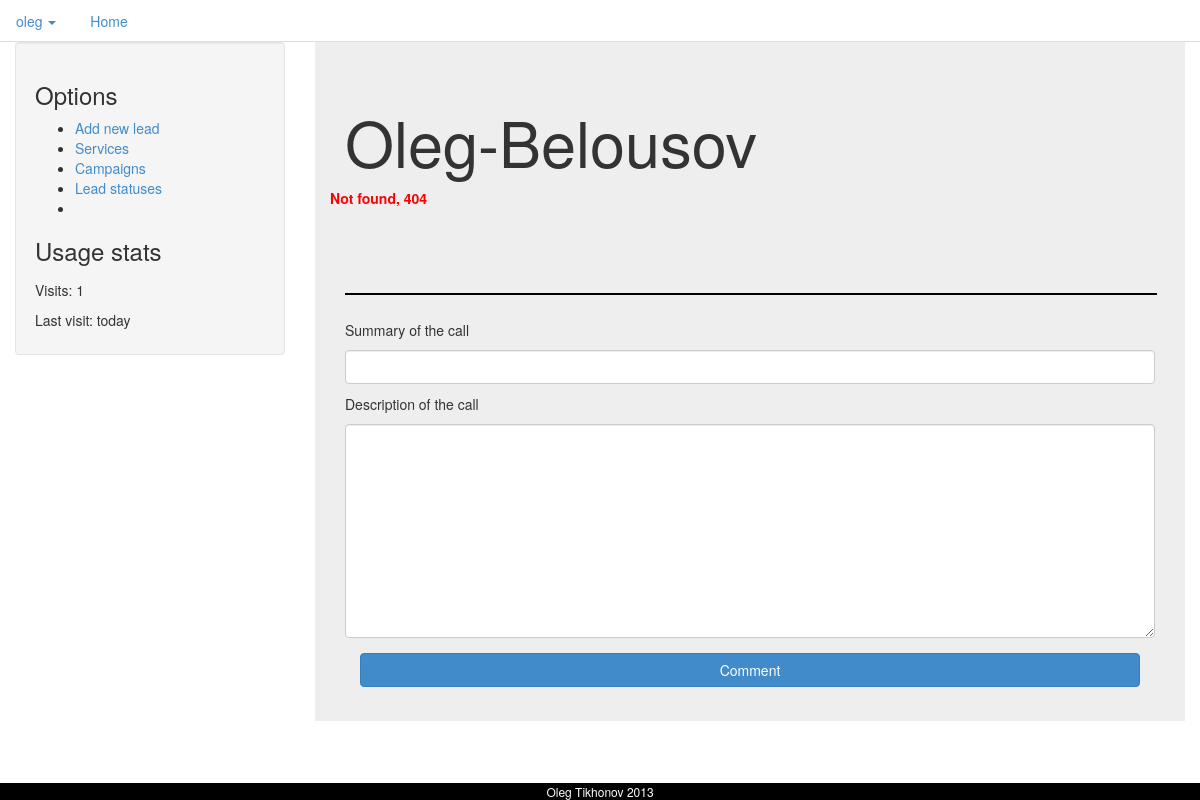
Before: /leads/lead-page/Oleg-Belousov (signed in) with the older database file.
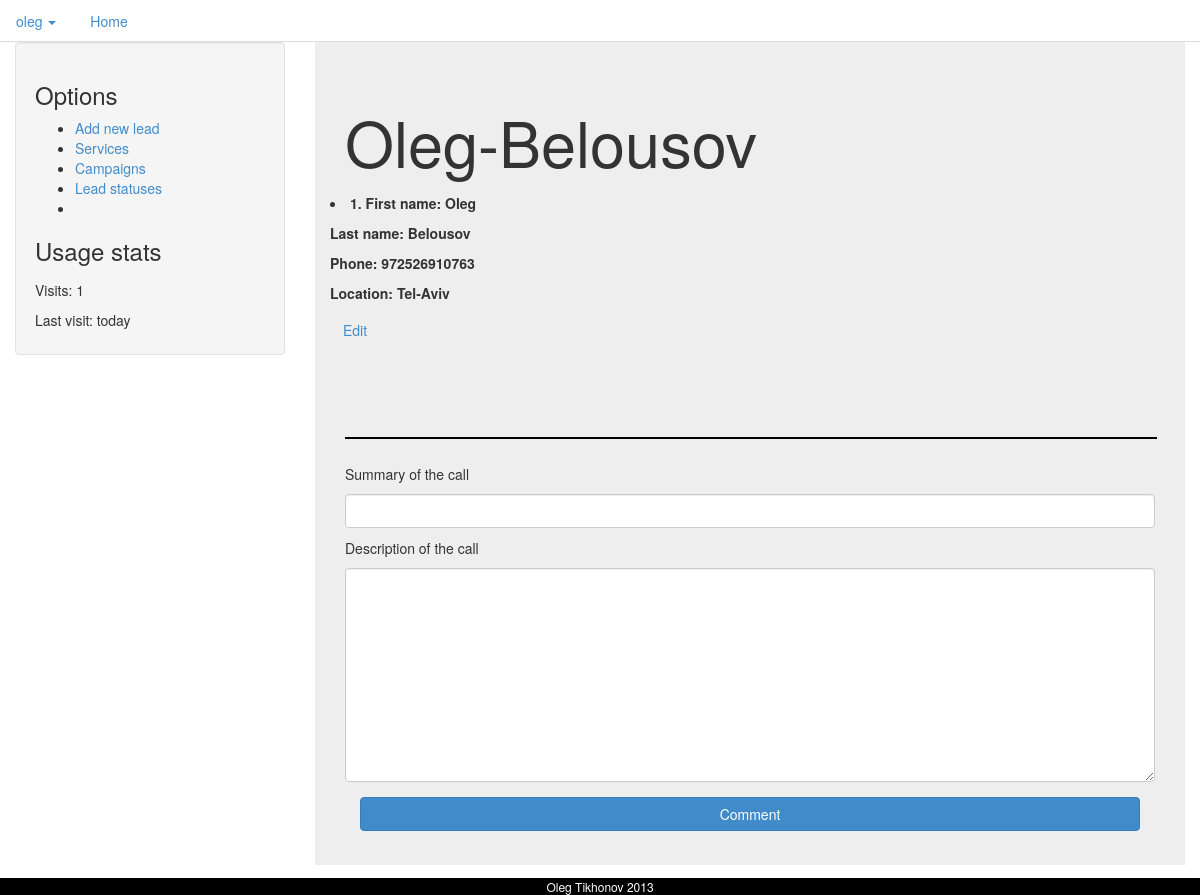
After: the same page with the newer database file.
### lead_center/models.py (models this page shows, shortened)
class Lead(models.Model):
	campaign = models.ForeignKey(Campaign, null=True, related_name='campaign_leads')
	product = models.ForeignKey(Product, null=True, related_name='product_leads')
	status = models.ForeignKey(LeadStatus, null=True, related_name='status_leads')
	campaign_url = models.CharField(max_length=100, null=True)
	phone = models.CharField(max_length=15)
	email = models.CharField(max_length=60, blank=True)
	first_name = models.CharField(max_length=40)
	last_name = models.CharField(max_length=40)
	city = models.CharField(max_length=50, null=True)
	comment = models.CharField(max_length=255, blank=True)
	ip = models.CharField(max_length=30, null=True)
	agent = models.CharField(max_length=60, null=True)

### lead_center/views.py (the view)
# urls.py: url(r'^lead-page/(?P<lead_name>.+)?', 'lead_center.views.lead_page', name='lead_page'),
@login_required
def lead_page(request, lead_name=None):
	split_name = lead_name.split('-')
	leads = None
	comment_list = None
	comment_success = False
	try:
		leads = Lead.objects.filter(first_name = split_name[0], last_name = split_name[1])
	except Lead.DoesNotExist:
		pass
	form = leadCommentForm(request.POST or None)
	if leads:
		comment_list = LeadComment.objects.filter(lead = leads[0])
	if leads and form.is_valid():
		comment = form.save(commit=False)
		comment.lead = leads[0]#change this to many to many blat
		comment.save()
		comment_success = True
	context_dict = {'leads': leads, 'title': lead_name, 'form': form, 'comment_list': comment_list, 'comment_success': comment_success}
	return render(request, 'lead_center/lead_page.html', context_dict)

### lead_center/forms.py
class leadCommentForm(BootstrapForm):
	title = forms.CharField(max_length=512, help_text="Summary of the call")
	comment = forms.CharField(max_length=1024, widget=forms.Textarea, help_text="Description of the call")
	def __init__(self, *args, **kwargs):
	    super(leadCommentForm, self).__init__(*args, **kwargs)
	    self.fields['title'].widget.attrs['class'] = 'form-control'
	    self.fields['comment'].widget.attrs['class'] = 'form-control'
	class Meta:
		model = LeadComment
		fields = ('title', 'comment',)

### templates/lead_center/lead_page.html (shortened to what this page needs)
{% extends "lead_center/common/base.html" %}
{% block content %}
        <h1>{{title}}</h1>
        {% if leads %}
                {% for lead in leads %}
                <div class="row left">
                    <div style="font-weight:bold;" class="col-lg-3">
                        <div class="row left">
                               <li>{{forloop.counter}}. First name:   {{lead.first_name}}</li>
                        </div>
                        <div class="row left">
                            Last name: {{lead.last_name}}
                        </div>
                        <div class="row left">
                           Phone: {{lead.phone}}
                        </div>
                        <div class="row left">
                            Location:  {{lead.city}}
                        </div>
                        <div class="row left">
                            <a href="/leads/edit_lead/{{lead.id}}" class="btn btn-link">
                                Edit
                            </a>
                        </div>
                    </div>
                </div>
                {% endfor %}
        {% else %}
            <div class="row left">
                    <div style="font-weight:bold;color:red;">
                        Not found, 404
                    </div>
            </div>
        {% endif %}
        <br>
        <br>
        <br>
        <hr>
        <form method="POST" action="">
            {% for field in form.visible_fields %}
            <div class="row">
                <div class="col-lg-12 left">
                {{field.help_text}}
                </div>
            </div>
            <div class="row">
                <div class="col-lg-12 left">
                {{field}}
                </div>
            </div>
            {% endfor %}
            <div style="row">
                <div class="col-lg-12 left">
                    <input type="submit" value="Comment" class="btn btn-primary">
                  </div>
            </div>
        <br>
{% endblock %}

### templates/lead_center/common/base.html (shortened to what this page needs)
<!DOCTYPE html>
<html>
{% load static %}
    <head>
        <link rel="stylesheet" type="text/css" href="{% static 'leads.css' %}">
        <link rel="stylesheet" type="text/css" href="{% static 'lib/bootstrap/css/bootstrap.min.css' %}">
    </head>
    <body>
    {% include "lead_center/common/header.html" %}
        <div class="col-lg-3">
            <div class="well">
            <h3>Options</h3>
                <ul class="sidebar-nav">
                    <li>
                        <a href="/leads/add_lead">
                            Add new lead
                        </a>
                    </li>
                    <li>
                        <a href="/leads/products">
                            Services
                        </a>
                    </li>
                    <li>
                        <a href="/leads/campaigns">
                            Campaigns
                        </a>
                    </li>
                    <li>
                        <a href="/leads/statuses">
                            Lead statuses
                        </a>
                    </li>
                    <li>
                    </li>
                </ul>
                {%if request %}
                    <h3>Usage stats</h3>
                    <div class="row">
                        <div class="col-lg-6">
                            Visits: {{request.session.visits|default:1}}
                        </div>
                    </div>
                    <div class="row">
                        <div class="col-lg-6">
                            Last visit: {{request.session.last_visit|default:'today'}}
                        </div>
                    </div>
                {% endif %}
           </div>
        </div>
       <div class="col-lg-9">
       		<div class="jumbotron">
       	 	   {% block content %}
	 		   {% endblock %}
 		   </div>
        </div>
        <footer>
            <div>
                <span>Oleg Tikhonov 2013</span>
            </div>
        </footer>
    </body>
</html>

### templates/lead_center/common/header.html (shortened to what this page needs)
<ul class="nav nav-tabs">
	<li class="dropdown">
	<a class="dropdown-toggle" data-toggle="dropdown" href="#">
		{% if user.is_authenticated %}
			{{user.username}}
		{% else %}
			Guest
		{% endif %}
	   <span class="caret"></span>
	</a>
	</li>
	<li>
		<a href="/leads/">
			Home
		</a>
	</li>
</ul>

### static/leads.css (style rules this page uses)
input, label { display: block; }
body { padding-bottom: 20px; }
div hr { color: black; height: 0; border: 1px solid black; width: 100%; }
div.jumbotron { line-height: 20px; font-size: 14px; }
textarea { width: 100%; }
div > textarea { margin: 0 0 10px 0; }
input { width: 100%; }
footer { position: absolute; color: #fff; background-color: #000; width: 100%; padding: 0 0 5px 0; font-size: 12px; text-align: center; margin: auto; margin: 0; padding: 0; }
.row { padding: 5px 0; }
.left { text-align: left; }

Changed rows visible on the page:
now on this page (row edited): Lead: first_name "Oleg", last_name "Belousov", phone "972526910763", city "Tel-Aviv"
Other visible differences:
text no longer shown: "Not found, 404"
